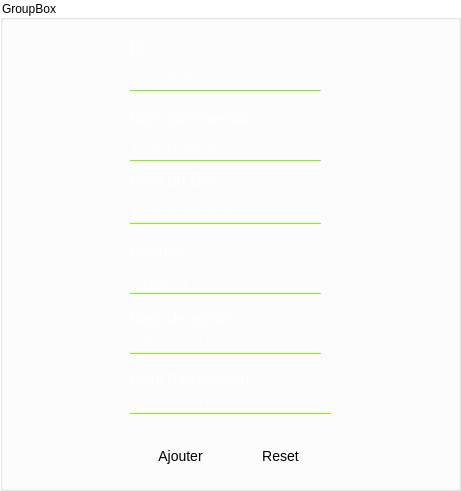
     <widget class="QGroupBox" name="groupBox">
      <property name="geometry">
       <rect>
        <x>70</x>
        <y>190</y>
        <width>461</width>
        <height>491</height>
       </rect>
      </property>
      <property name="styleSheet">
       <string notr="true">background:transparent;</string>
      </property>
      <property name="title">
       <string>GroupBox</string>
      </property>
      <widget class="QLineEdit" name="le_de">
       <property name="geometry">
        <rect>
         <x>130</x>
         <y>390</y>
         <width>201</width>
         <height>24</height>
        </rect>
       </property>
       <property name="styleSheet">
        <string notr="true">background-color: rgb(255, 255, 255);
background-image:url(c:/Users/Mahmoud/Desktop/background.png);
background:transparent;
border:none;
border-bottom:1px solid #7CFC00;
font-size:20px;
color:white;</string>
       </property>
       <property name="placeholderText">
        <string>13/10/2023</string>
       </property>
      </widget>
      <widget class="QLabel" name="label_17">
       <property name="geometry">
        <rect>
         <x>130</x>
         <y>310</y>
         <width>111</width>
         <height>16</height>
        </rect>
       </property>
       <property name="styleSheet">
        <string notr="true">background-image:url(c:/Users/Mahmoud/Desktop/background2.png);
color: rgb(255, 255, 255);
background:transparent;
font-size:16px;</string>
       </property>
       <property name="text">
        <string>Date de sortie :</string>
       </property>
      </widget>
      <widget class="QLabel" name="label_15">
       <property name="geometry">
        <rect>
         <x>130</x>
         <y>240</y>
         <width>101</width>
         <height>21</height>
        </rect>
       </property>
       <property name="styleSheet">
        <string notr="true">background-image:url(c:/Users/Mahmoud/Desktop/background2.png);
color: rgb(255, 255, 255);
background:transparent;
font-size:16px;</string>
       </property>
       <property name="text">
        <string>Dosage :</string>
       </property>
      </widget>
      <widget class="QPushButton" name="pushButton_6">
       <property name="geometry">
        <rect>
         <x>240</x>
         <y>440</y>
         <width>81</width>
         <height>31</height>
        </rect>
       </property>
       <property name="styleSheet">
        <string notr="true">QPushButton
{
color:rgb(0,0,0);
background-image:url(c:/Users/Mahmoud/Desktop/ME/meds/images/background.png);
border-radius:10px;
font-size:14px;
}
QPushButton:hover
{
color:rgb(255,255,255);
background-image:url(c:/Users/Mahmoud/Desktop/background2.png);
border-radius:10px;
background:#3CB043;
}</string>
       </property>
       <property name="text">
        <string>Reset</string>
       </property>
      </widget>
      <widget class="QLineEdit" name="le_ds">
       <property name="geometry">
        <rect>
         <x>130</x>
         <y>330</y>
         <width>191</width>
         <height>24</height>
        </rect>
       </property>
       <property name="styleSheet">
        <string notr="true">background-color: rgb(255, 255, 255);
background-image:url(c:/Users/Mahmoud/Desktop/background.png);
background:transparent;
border:none;
border-bottom:1px solid #7CFC00;
font-size:20px;
color:white;</string>
       </property>
       <property name="placeholderText">
        <string>14/10/2022</string>
       </property>
      </widget>
      <widget class="QLineEdit" name="le_id">
       <property name="geometry">
        <rect>
         <x>130</x>
         <y>60</y>
         <width>191</width>
         <height>31</height>
        </rect>
       </property>
       <property name="styleSheet">
        <string notr="true">background-color: rgb(255, 255, 255);
background-image:url(c:/Users/Mahmoud/Desktop/background.png);
background:transparent;
border:none;
border-bottom:1px solid #7CFC00;
font-size:20px;
color:white;
</string>
       </property>
       <property name="inputMask">
        <string/>
       </property>
       <property name="readOnly">
        <bool>false</bool>
       </property>
       <property name="placeholderText">
        <string>123456789</string>
       </property>
      </widget>
      <widget class="QLineEdit" name="le_commercial">
       <property name="geometry">
        <rect>
         <x>130</x>
         <y>130</y>
         <width>191</width>
         <height>31</height>
        </rect>
       </property>
       <property name="styleSheet">
        <string notr="true">background-color: rgb(255, 255, 255);
background-image:url(c:/Users/Mahmoud/Desktop/background.png);
background:transparent;
border:none;
border-bottom:1px solid #7CFC00;
font-size:20px;
color:white;</string>
       </property>
       <property name="placeholderText">
        <string>Doliprane</string>
       </property>
      </widget>
      <widget class="QLineEdit" name="le_dci">
       <property name="geometry">
        <rect>
         <x>130</x>
         <y>200</y>
         <width>191</width>
         <height>24</height>
        </rect>
       </property>
       <property name="styleSheet">
        <string notr="true">background-color: rgb(255, 255, 255);
background-image:url(c:/Users/Mahmoud/Desktop/background.png);
background:transparent;
border:none;
border-bottom:1px solid #7CFC00;
font-size:20px;
color:white;</string>
       </property>
       <property name="placeholderText">
        <string>Paracétamol</string>
       </property>
      </widget>
      <widget class="QLineEdit" name="le_dosage">
       <property name="geometry">
        <rect>
         <x>130</x>
         <y>270</y>
         <width>191</width>
         <height>24</height>
        </rect>
       </property>
       <property name="styleSheet">
        <string notr="true">background-color: rgb(255, 255, 255);
background-image:url(c:/Users/Mahmoud/Desktop/background.png);
background:transparent;
border:none;
border-bottom:1px solid #7CFC00;
font-size:20px;
color:white;</string>
       </property>
       <property name="placeholderText">
        <string>1000g</string>
       </property>
      </widget>
      <widget class="QLabel" name="label_14">
       <property name="geometry">
        <rect>
         <x>130</x>
         <y>170</y>
         <width>271</width>
         <height>21</height>
        </rect>
       </property>
       <property name="styleSheet">
        <string notr="true">background-image:url(c:/Users/Mahmoud/Desktop/background2.png);
color: rgb(255, 255, 255);
background:transparent;
font-size:16px;</string>
       </property>
       <property name="text">
        <string>Nom du DCI :</string>
       </property>
      </widget>
      <widget class="QLabel" name="label_18">
       <property name="geometry">
        <rect>
         <x>130</x>
         <y>370</y>
         <width>131</width>
         <height>16</height>
        </rect>
       </property>
       <property name="styleSheet">
        <string notr="true">background-image:url(c:/Users/Mahmoud/Desktop/background2.png);
color: rgb(255, 255, 255);
background:transparent;
font-size:16px;</string>
       </property>
       <property name="text">
        <string>Date d'expiration : </string>
       </property>
      </widget>
      <widget class="QLabel" name="label_13">
       <property name="geometry">
        <rect>
         <x>130</x>
         <y>110</y>
         <width>171</width>
         <height>16</height>
        </rect>
       </property>
       <property name="styleSheet">
        <string notr="true">background-image:url(c:/Users/Mahmoud/Desktop/background2.png);
color: rgb(255, 255, 255);
background:transparent;
font-size:16px;</string>
       </property>
       <property name="text">
        <string>Nom commercial :</string>
       </property>
      </widget>
      <widget class="QLabel" name="label_16">
       <property name="geometry">
        <rect>
         <x>130</x>
         <y>40</y>
         <width>101</width>
         <height>16</height>
        </rect>
       </property>
       <property name="styleSheet">
        <string notr="true">background-image:url(c:/Users/Mahmoud/Desktop/background2.png);
color: rgb(255, 255, 255);
background:transparent;
font-size:16px;</string>
       </property>
       <property name="text">
        <string>ID :</string>
       </property>
      </widget>
      <widget class="QPushButton" name="add_here">
       <property name="geometry">
        <rect>
         <x>140</x>
         <y>440</y>
         <width>81</width>
         <height>31</height>
        </rect>
       </property>
       <property name="styleSheet">
        <string notr="true">QPushButton
{
color:rgb(0,0,0);
background-image:url(c:/Users/Mahmoud/Desktop/ME/meds/images/background.png);
border-radius:10px;
font-size:14px;
}
QPushButton:hover
{
color:rgb(255,255,255);
background-image:url(c:/Users/Mahmoud/Desktop/background2.png);
border-radius:10px;
background:#3CB043;
}</string>
       </property>
       <property name="text">
        <string>Ajouter</string>
       </property>
      </widget>
     </widget>
